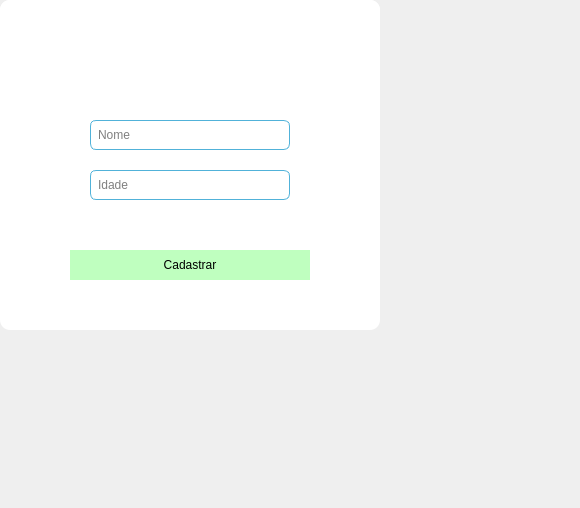
<?xml version="1.0" encoding="UTF-8"?>
<ui version="4.0">
 <class>Form</class>
 <widget class="QWidget" name="Form">
  <property name="geometry">
   <rect>
    <x>0</x>
    <y>0</y>
    <width>580</width>
    <height>508</height>
   </rect>
  </property>
  <property name="windowTitle">
   <string>Form</string>
  </property>
  <widget class="QFrame" name="frame_2">
   <property name="geometry">
    <rect>
     <x>0</x>
     <y>0</y>
     <width>380</width>
     <height>330</height>
    </rect>
   </property>
   <property name="styleSheet">
    <string notr="true">QFrame{
	background-color: white;
	border-radius: 10px
}
</string>
   </property>
   <property name="frameShape">
    <enum>QFrame::StyledPanel</enum>
   </property>
   <property name="frameShadow">
    <enum>QFrame::Raised</enum>
   </property>
   <widget class="QWidget" name="widget_3" native="true">
    <property name="geometry">
     <rect>
      <x>0</x>
      <y>0</y>
      <width>380</width>
      <height>70</height>
     </rect>
    </property>
    <property name="styleSheet">
     <string notr="true">background-color: &quot;#51b2d9&quot;;
border-top-right-radius: 10px;
border-top-left-radius: 10px</string>
    </property>
    <widget class="QLabel" name="label_2">
     <property name="geometry">
      <rect>
       <x>0</x>
       <y>0</y>
       <width>380</width>
       <height>70</height>
      </rect>
     </property>
     <property name="styleSheet">
      <string notr="true">text-transform: uppercase;
font: 16pt &quot;Kohne Makina&quot;;
font-weight: bold;
color: white</string>
     </property>
     <property name="text">
      <string>Cadastrar novo cliente</string>
     </property>
     <property name="alignment">
      <set>Qt::AlignCenter</set>
     </property>
    </widget>
   </widget>
   <widget class="QWidget" name="widget_4" native="true">
    <property name="geometry">
     <rect>
      <x>0</x>
      <y>70</y>
      <width>380</width>
      <height>260</height>
     </rect>
    </property>
    <widget class="QLineEdit" name="input_name_2">
     <property name="geometry">
      <rect>
       <x>90</x>
       <y>50</y>
       <width>200</width>
       <height>30</height>
      </rect>
     </property>
     <property name="styleSheet">
      <string notr="true">QLineEdit{
	padding: 5px 5px;
	border-width: 1px;
	border-style: solid;
	border-radius: 6px;
	border-color: #51b2d9
}</string>
     </property>
     <property name="text">
      <string/>
     </property>
     <property name="placeholderText">
      <string>Nome</string>
     </property>
    </widget>
    <widget class="QLineEdit" name="input_age_2">
     <property name="geometry">
      <rect>
       <x>90</x>
       <y>100</y>
       <width>200</width>
       <height>30</height>
      </rect>
     </property>
     <property name="styleSheet">
      <string notr="true">QLineEdit{
	padding: 5px 5px;
	border-width: 1px;
	border-style: solid;
	border-radius: 6px;
	border-color: #51b2d9;
}</string>
     </property>
     <property name="text">
      <string/>
     </property>
     <property name="placeholderText">
      <string>Idade</string>
     </property>
    </widget>
    <widget class="QPushButton" name="button_create_2">
     <property name="geometry">
      <rect>
       <x>70</x>
       <y>180</y>
       <width>240</width>
       <height>30</height>
      </rect>
     </property>
     <property name="styleSheet">
      <string notr="true">QPushButton {
	text-transform: uppercase;
	font: 12pt &quot;Kohne Makina&quot;;
	color: lblack;
	background-color: #bfffbf;
	border-style: solid;
}</string>
     </property>
     <property name="text">
      <string>Cadastrar</string>
     </property>
    </widget>
   </widget>
  </widget>
 </widget>
 <resources/>
 <connections/>
</ui>
